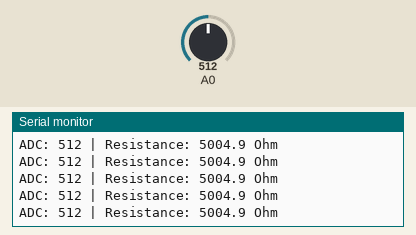
Bench run of a program on a simulated Arduino Uno, built with avr-gcc and run on an emulated ATmega328P. Shown: the last lines printed to the serial monitor. The inputs (shaded band) are chosen by the test bench; at power-on: A0 = 512.

Above: at 1.2 s.
1.3 s: A0 set to 108
At 1.9 s:
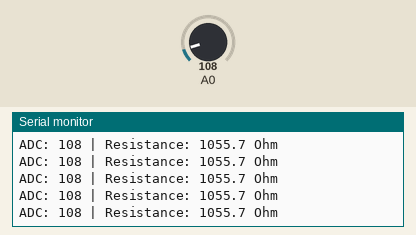
4.3 s: A0 set to 102
At 5.0 s:
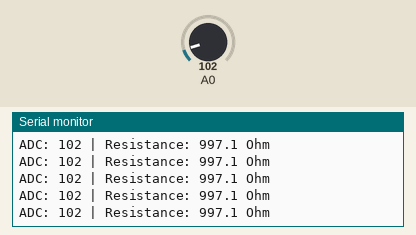
19.3 s: A0 set to 989
At 20.1 s:
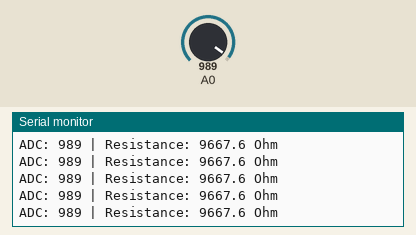
20.8 s: A0 set to 1012
At 21.7 s:
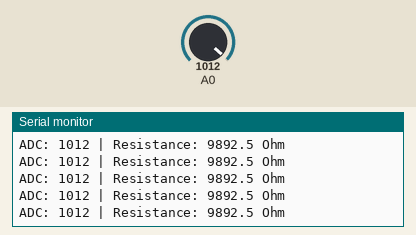
Timing chart, 0 to 23.3 s (numbered marks = the images above; inputs shaded):
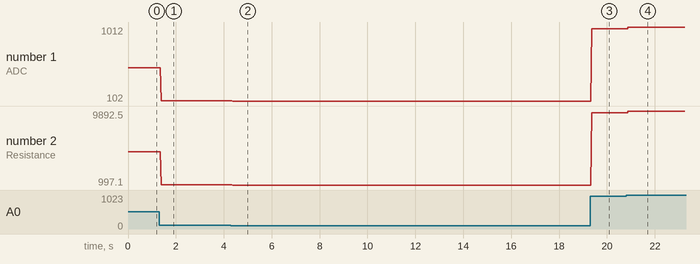

The program:

main.cpp
```cpp
#include <Arduino.h>

const float totalResistance = 10000;
const float maxADCValue = 1023;


void setup() {
  Serial.begin(9600); // initialize serial communication at 9600 bits per second
}

void loop() {
  int sensorValue = analogRead(A0); // read the input on analog pin A0

  if (sensorValue > maxADCValue) {
    sensorValue = maxADCValue;
  }

  float curResistance = sensorValue / maxADCValue * totalResistance;

  Serial.print("ADC: ");
  Serial.print(sensorValue);
  Serial.print(" | Resistance: ");
  Serial.print(curResistance, 1); // 1 decimal place
  Serial.println(" Ohm");


  delay(10); // wait 10 milliseconds before the next reading
}
```

Measured:
- after the input at 1.3 s, the serial monitor: prints a new line after 0.08 s (image 1)
- after the input at 4.3 s, the serial monitor: prints a new line after 0.07 s (image 2)
- after the input at 19.3 s, the serial monitor: prints a new line after 0.06 s (image 3)
- after the input at 20.8 s, the serial monitor: prints a new line after 0.09 s (image 4)
- plotted number 1: 512 → 108 after the input at 1.3 s, 108 → 102 after the input at 4.3 s, 102 → 989 after the input at 19.3 s, 989 → 1012 after the input at 20.8 s
- plotted number 2: 5004.9 → 1055.7 after the input at 1.3 s, 1055.7 → 997.1 after the input at 4.3 s, 997.1 → 9667.6 after the input at 19.3 s, 9667.6 → 9892.5 after the input at 20.8 s
